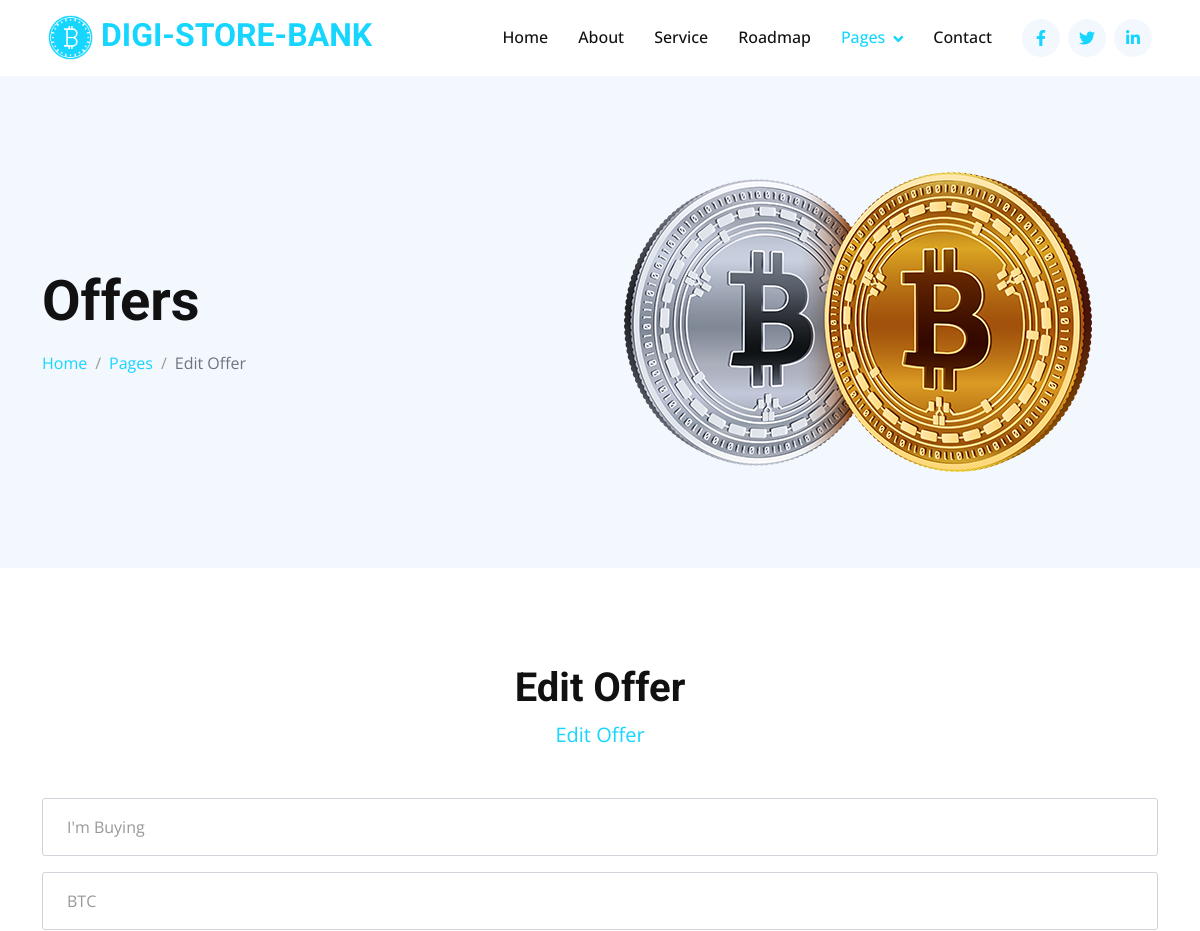
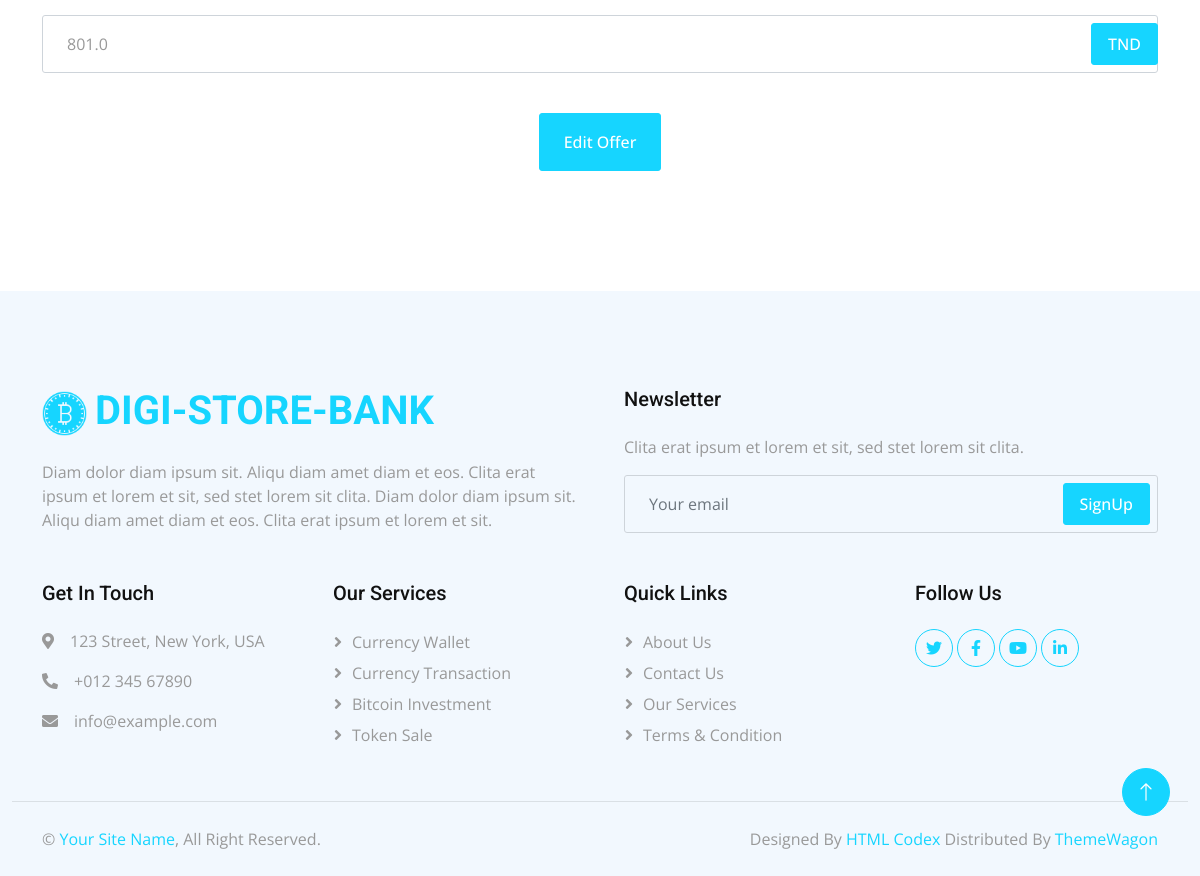
/editOffer/1 (signed in), run on the app's committed database (2 pictures, top to bottom).
### tables this page shows
CREATE TABLE offers (
            idOffer INTEGER PRIMARY KEY,
            idUser INTEGER NOT NULL,
            status TEXT CHECK(status IN ('buy', 'sell')) NOT NULL DEFAULT 'buy',
            coin TEXT NOT NULL,
            ammount float NOT NULL,
            FOREIGN KEY (idUser) REFERENCES users (idUser)
        );

### index.py (the view)
@app.route('/editOffer/<offerID>', methods=['GET', 'POST'])
def editOffer(offerID):
    if 'id' in list(session.keys()):
        userID = session['id']
        iOwnIt = False
        offerData = None
        myOffers = GetMyOffers(database, userID)
        for offer in myOffers:
            if offerID == str(offer[0]):
                iOwnIt = True
                offerData = offer
                break
        if iOwnIt:
            if request.method == 'POST':
                type = request.form.get('type')
                coin = request.form.get('coin')
                Amount = request.form.get('Amount')
                editOfferDB(database, offerID, type, coin, Amount)
                return redirect(url_for('myOffers'))
            else:
                return render_template('./editOffer.html', offer = offerData)
        else:
            return redirect(url_for('index'))
    else:
        return redirect(url_for('index'))

### db.py (called while the page is built)
def GetMyOffers(database, userID):
    conn = sqlite3.connect(database)
    cursor = conn.cursor()
    cursor.execute('SELECT * FROM offers WHERE idUser = ?', (userID, ))
    offers = cursor.fetchall()
    conn.close()
    return offers if offers is not None else None

### templates/editOffer.html (shortened to what this page needs)
<!DOCTYPE html>
<html lang="en">
<head>
    <link href="https://cdnjs.cloudflare.com/ajax/libs/font-awesome/5.10.0/css/all.min.css" rel="stylesheet">
    <link href="https://cdn.jsdelivr.net/npm/bootstrap-icons@1.4.1/font/bootstrap-icons.css" rel="stylesheet">
    <link href="../static/lib/animate/animate.min.css" rel="stylesheet">
    <link href="../static/lib/owlcarousel/assets/owl.carousel.min.css" rel="stylesheet">
    <link href="../static/css/bootstrap.min.css" rel="stylesheet">
    <link href="../static/css/style.css" rel="stylesheet">
</head>
<body>
    <nav class="navbar navbar-expand-lg bg-white navbar-light sticky-top p-0 px-4 px-lg-5">
        <a href="index.html" class="navbar-brand d-flex align-items-center">
            <h2 class="m-0 text-primary"><img class="img-fluid me-2" src="../static/img/icon-1.png" alt=""
                    style="width: 45px;">DIGI-STORE-BANK</h2>
        </a>
        <div class="collapse navbar-collapse" id="navbarCollapse">
            <div class="navbar-nav ms-auto py-4 py-lg-0">
                <a href="index.html" class="nav-item nav-link">Home</a>
                <a href="about.html" class="nav-item nav-link">About</a>
                <a href="service.html" class="nav-item nav-link">Service</a>
                <a href="roadmap.html" class="nav-item nav-link">Roadmap</a>
                <div class="nav-item dropdown">
                    <a href="#" class="nav-link dropdown-toggle active" data-bs-toggle="dropdown">Pages</a>
                </div>
                <a href="contact.html" class="nav-item nav-link">Contact</a>
            </div>
            <div class="h-100 d-lg-inline-flex align-items-center d-none">
                <a class="btn btn-square rounded-circle bg-light text-primary me-2" href=""><i
                        class="fab fa-facebook-f"></i></a>
                <a class="btn btn-square rounded-circle bg-light text-primary me-2" href=""><i
                        class="fab fa-twitter"></i></a>
                <a class="btn btn-square rounded-circle bg-light text-primary me-0" href=""><i
                        class="fab fa-linkedin-in"></i></a>
            </div>
        </div>
    </nav>
    <div class="container-fluid hero-header bg-light py-5 mb-5">
        <div class="container py-5">
            <div class="row g-5 align-items-center">
                <div class="col-lg-6">
                    <h1 class="display-4 mb-3 animated slideInDown">Offers</h1>
                    <nav aria-label="breadcrumb animated slideInDown">
                        <ol class="breadcrumb mb-0">
                            <li class="breadcrumb-item"><a href="#">Home</a></li>
                            <li class="breadcrumb-item"><a href="#">Pages</a></li>
                            <li class="breadcrumb-item active" aria-current="page">Edit Offer</li>
                        </ol>
                    </nav>
                </div>
                <div class="col-lg-6 animated fadeIn">
                    <img class="img-fluid animated pulse infinite" style="animation-duration: 3s;" src="../static/img/hero-2.png"
                        alt="">
                </div>
            </div>
        </div>
    </div>
    <div class="container-xxl py-5">
        <div class="container">
            <div class="text-center mx-auto wow fadeInUp" data-wow-delay="0.1s" style="max-width: 500px;">
                <h1 class="display-6">Edit Offer</h1>
                <p class="text-primary fs-5 mb-5">Edit Offer</p>
            </div>
                <form method="post">
                    <div class="row g-3">
                        <div class="position-relative">
                            <select class="form-control bg-transparent w-100 py-3 ps-4 pe-5" name="type">
                                {% if offer.2 == 'buy' %}
                                <option value="buy" selected>I'm Buying</option>
                                {% else %}
                                <option value="buy">I'm Buying</option>
                                <option value="sell" selected>I'm Selling</option>
                                {% endif %}
                            </select>
                        </div>
                        <div class="position-relative">
                            <select class="form-control bg-transparent w-100 py-3 ps-4 pe-5" name="coin">
                                {% if offer.3 == 'BTC' %}
                                    <option value="BTC" selected>BTC</option>
                                {% else %}
                                    <option value="BTC">BTC</option>
                                    <option value="ETH" selected>ETH</option>
                                {% endif %}
                            </select>
                        </div>
                        <div class="position-relative">
                            <input class="form-control bg-transparent w-100 py-3 ps-4 pe-5" type="text"
                                placeholder="Amount" name="Amount" value="{{offer.4}}"/>
                            <button type="button"
                                class="btn btn-primary py-2 px-3 position-absolute top-0 end-0 mt-2 me-2">TND</button>
                        </div>
                        <div class="col-12 text-center py-4">
                            <input class="btn btn-primary py-3 px-4" value="Edit Offer" type="submit">
                        </div>
                    </div>
                </form>
        </div>
    </div>
    <div class="container-fluid bg-light footer mt-5 pt-5 wow fadeIn" data-wow-delay="0.1s">
        <div class="container py-5">
            <div class="row g-5">
                <div class="col-md-6">
                    <h1 class="text-primary mb-4"><img class="img-fluid me-2" src="../static/img/icon-1.png" alt=""
                            style="width: 45px;">DIGI-STORE-BANK</h1>
                    <span>Diam dolor diam ipsum sit. Aliqu diam amet diam et eos. Clita erat ipsum et lorem et sit, sed
                        stet lorem sit clita. Diam dolor diam ipsum sit. Aliqu diam amet diam et eos. Clita erat ipsum
                        et lorem et sit.</span>
                </div>
                <div class="col-md-6">
                    <h5 class="mb-4">Newsletter</h5>
                    <p>Clita erat ipsum et lorem et sit, sed stet lorem sit clita.</p>
                    <div class="position-relative">
                        <input class="form-control bg-transparent w-100 py-3 ps-4 pe-5" type="text"
                            placeholder="Your email">
                        <button type="button"
                            class="btn btn-primary py-2 px-3 position-absolute top-0 end-0 mt-2 me-2">SignUp</button>
                    </div>
                </div>
                <div class="col-lg-3 col-md-6">
                    <h5 class="mb-4">Get In Touch</h5>
                    <p><i class="fa fa-map-marker-alt me-3"></i>123 Street, New York, USA</p>
                    <p><i class="fa fa-phone-alt me-3"></i>+012 345 67890</p>
                    <p><i class="fa fa-envelope me-3"></i>info@example.com</p>
                </div>
                <div class="col-lg-3 col-md-6">
                    <h5 class="mb-4">Our Services</h5>
                    <a class="btn btn-link" href="">Currency Wallet</a>
                    <a class="btn btn-link" href="">Currency Transaction</a>
                    <a class="btn btn-link" href="">Bitcoin Investment</a>
                    <a class="btn btn-link" href="">Token Sale</a>
                </div>
                <div class="col-lg-3 col-md-6">
                    <h5 class="mb-4">Quick Links</h5>
                    <a class="btn btn-link" href="">About Us</a>
                    <a class="btn btn-link" href="">Contact Us</a>
                    <a class="btn btn-link" href="">Our Services</a>
                    <a class="btn btn-link" href="">Terms & Condition</a>
                </div>
                <div class="col-lg-3 col-md-6">
                    <h5 class="mb-4">Follow Us</h5>
                    <div class="d-flex">
                        <a class="btn btn-square rounded-circle me-1" href=""><i class="fab fa-twitter"></i></a>
                        <a class="btn btn-square rounded-circle me-1" href=""><i class="fab fa-facebook-f"></i></a>
                        <a class="btn btn-square rounded-circle me-1" href=""><i class="fab fa-youtube"></i></a>
                        <a class="btn btn-square rounded-circle me-1" href=""><i class="fab fa-linkedin-in"></i></a>
                    </div>
                </div>
            </div>
        </div>
        <div class="container-fluid copyright">
            <div class="container">
                <div class="row">
                    <div class="col-md-6 text-center text-md-start mb-3 mb-md-0">
                        &copy; <a href="#">Your Site Name</a>, All Right Reserved.
                    </div>
                    <div class="col-md-6 text-center text-md-end">
                        Designed By <a href="https://htmlcodex.com">HTML Codex</a> Distributed By <a
                            href="https://themewagon.com">ThemeWagon</a>
                    </div>
                </div>
            </div>
        </div>
    </div>
    <a href="#" class="btn btn-lg btn-primary btn-lg-square rounded-circle back-to-top"><i
            class="bi bi-arrow-up"></i></a>
</body>
</html>

### static/css/style.css (style rules this page uses)
:root { --primary: #16D5FF; --secondary: #999999; --light: #F2F8FE; --dark: #111111; }
.back-to-top { position: fixed; display: none; right: 30px; bottom: 60px; z-index: 99; }
h4, h5, h6, .h4, .h5, .h6 { font-weight: 500 !important; }
.btn { font-weight: 500; transition: .5s; }
.btn.btn-primary { color: #FFFFFF; }
.btn-square { width: 38px; height: 38px; }
.btn-lg-square { width: 48px; height: 48px; }
.btn-square, .btn-sm-square, .btn-lg-square { padding: 0; display: flex; align-items: center; justify-content: center; font-weight: normal; }
.navbar.sticky-top { top: -100px; transition: .5s; }
.navbar .navbar-brand { height: 75px; }
.navbar .navbar-nav .nav-link { margin-right: 30px; padding: 25px 0; color: var(--dark); font-weight: 500; outline: none; }
.navbar .navbar-nav .nav-link:hover, .navbar .navbar-nav .nav-link.active { color: var(--primary); }
.navbar .dropdown-toggle::after { border: none; content: "\f107"; font-family: "Font Awesome 5 Free"; font-weight: 900; vertical-align: middle; margin-left: 8px; }
.hero-header .breadcrumb-item+.breadcrumb-item::before { color: var(--secondary); }
.footer .btn.btn-link { display: block; margin-bottom: 5px; padding: 0; text-align: left; color: var(--secondary); font-weight: normal; text-transform: capitalize; transition: .3s; }
.footer .btn.btn-link::before { position: relative; content: "\f105"; font-family: "Font Awesome 5 Free"; font-weight: 900; color: var(--secondary); margin-right: 10px; }
.footer .btn.btn-square { color: var(--primary); border: 1px solid var(--primary); }
.footer .copyright { padding: 25px 0; border-top: 1px solid rgba(17, 17, 17, .1); }
.footer .copyright a { color: var(--primary); }

### data on the page
offers: type "I'm Buying", coin "BTC", Amount "801.0"
